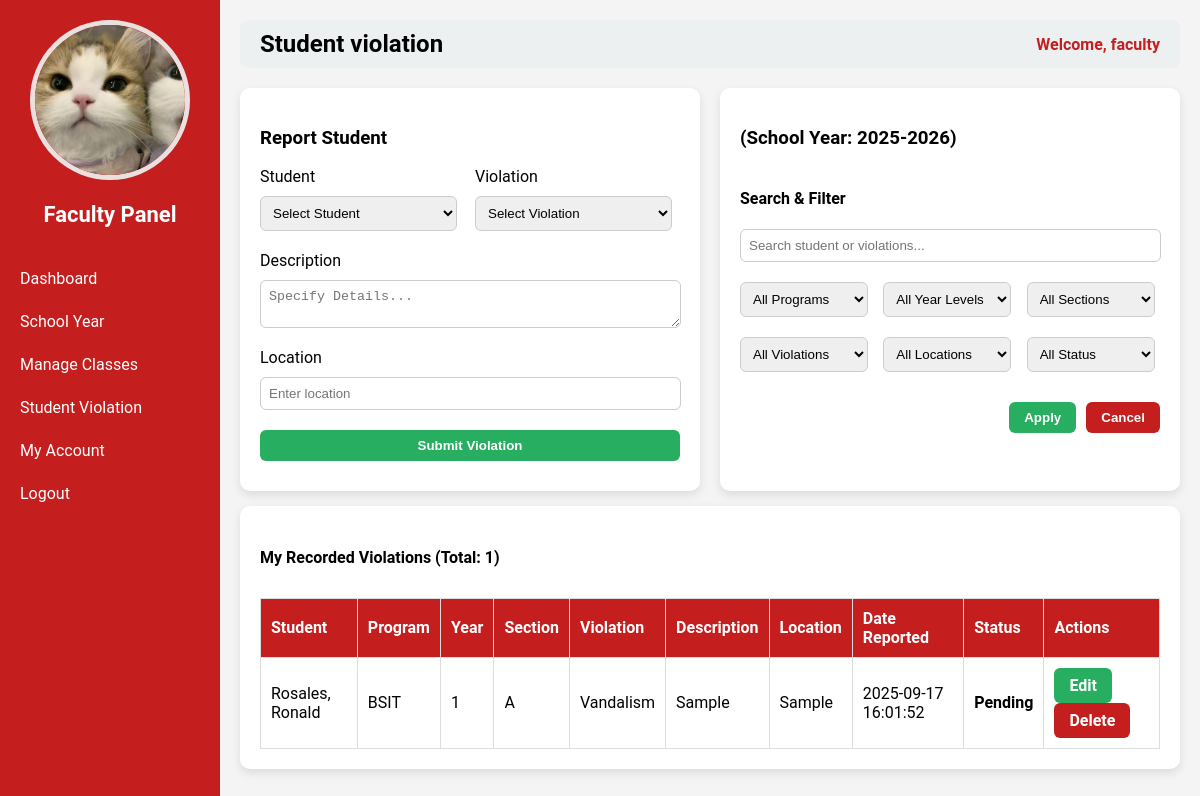
/faculty.php?page=student_violation (signed in), run on an earlier commit of the app's database.
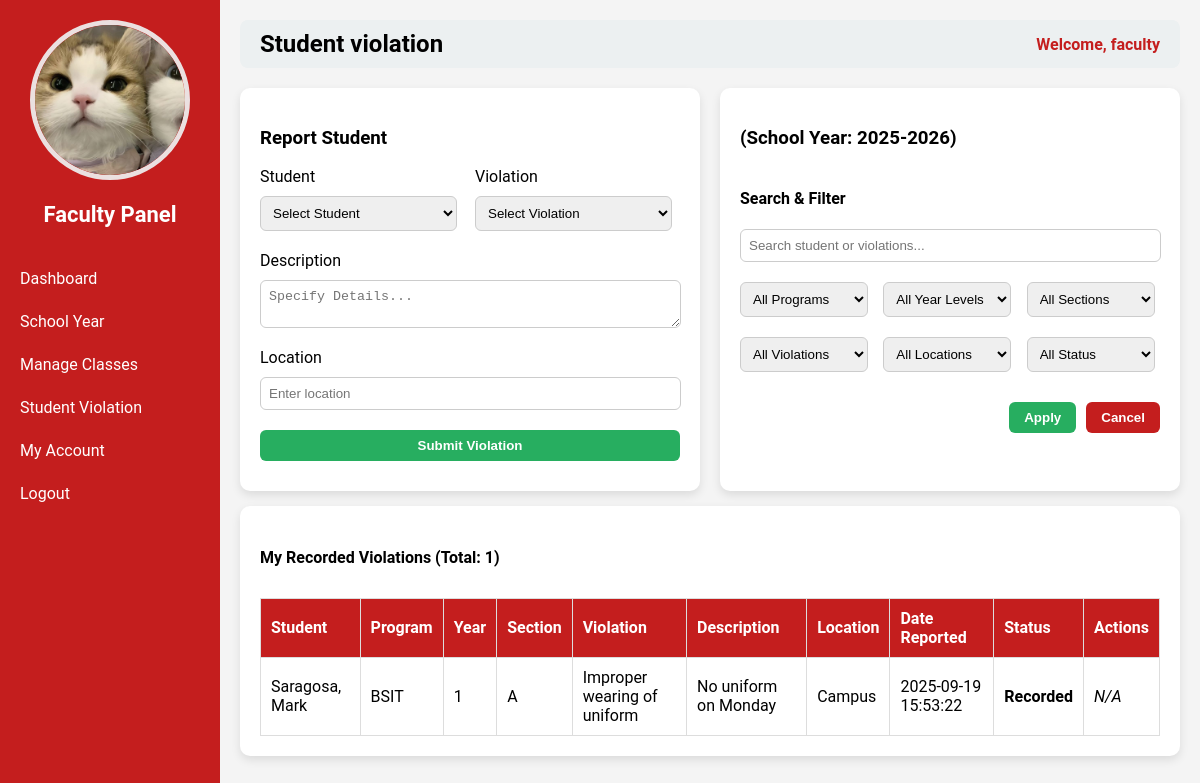
And on a later commit of the database.
### tables this page shows
CREATE TABLE `student_violations` (
  `id` int(11) NOT NULL,
  `student_id` int(11) NOT NULL,
  `violation_id` int(11) NOT NULL,
  `description` text NOT NULL,
  `location` varchar(50) NOT NULL,
  `date_time` datetime NOT NULL DEFAULT current_timestamp(),
  `status` varchar(50) NOT NULL,
  `user_id` int(11) NOT NULL,
  `school_year_id` int(11) NOT NULL
);

CREATE TABLE `students` (
  `id` int(11) NOT NULL,
  `first_name` varchar(50) NOT NULL,
  `last_name` varchar(50) NOT NULL,
  `school_year_id` int(11) NOT NULL,
  `program_id` int(11) NOT NULL,
  `year_level_id` int(11) NOT NULL,
  `section_id` int(11) NOT NULL,
  `address` varchar(100) NOT NULL,
  `contact` varchar(20) NOT NULL,
  `img` varchar(255) NOT NULL,
  `user_id` int(11) NOT NULL
);

CREATE TABLE `programs` (
  `id` int(11) NOT NULL,
  `program_code` varchar(50) NOT NULL,
  `program_name` varchar(100) NOT NULL
);

CREATE TABLE `year_levels` (
  `id` int(11) NOT NULL,
  `year_level` varchar(50) NOT NULL,
  `year_code` varchar(50) NOT NULL
);

CREATE TABLE `sections` (
  `id` int(11) NOT NULL,
  `section_name` varchar(50) NOT NULL
);

CREATE TABLE `violations` (
  `id` int(11) NOT NULL,
  `violation` varchar(100) NOT NULL
);

### faculty_pages/student_violation.php (the view, shortened to what the changed rows need)
<?php
require __DIR__ . '/../db_connect.php';
$user_id = $_SESSION['user_id'];
$current_sy = $pdo->query("SELECT * FROM school_years WHERE is_current=1 LIMIT 1")->fetch(PDO::FETCH_ASSOC);
$current_sy_id = $current_sy['id'];
$stmt = $pdo->prepare("
    SELECT sv.id, s.first_name, s.last_name,
           p.program_code,
           yl.year_code AS year_level,
           sec.section_name,
           v.violation, sv.description, sv.location, sv.date_time, sv.status
    FROM student_violations sv
    JOIN students s ON sv.student_id = s.id
    JOIN programs p ON s.program_id = p.id
    JOIN year_levels yl ON s.year_level_id = yl.id
    JOIN sections sec ON s.section_id = sec.id
    JOIN violations v ON sv.violation_id = v.id
    WHERE sv.user_id = ? AND sv.school_year_id = ?
    ORDER BY sv.date_time DESC
");
$stmt->execute([$user_id, $current_sy_id]);
$studentViolations = $stmt->fetchAll(PDO::FETCH_ASSOC);
$totalViolations = count($studentViolations);
?>
<div class="container">
    <table class="styled-table" id="violationTable">
    <thead>
        <tr>
            <th>Student</th>
            <th>Program</th>
            <th>Year</th>
            <th>Section</th>
            <th>Violation</th>
            <th>Description</th>
            <th>Location</th>
            <th>Date Reported</th>
            <th>Status</th>
            <th>Actions</th>
        </tr>
    </thead>
    <tbody>
        <?php if ($totalViolations > 0): ?>
            <?php foreach ($studentViolations as $v): ?>
                <tr>
                    <td><?= htmlspecialchars($v['last_name'] . ", " . $v['first_name']); ?></td>
                    <td><?= htmlspecialchars($v['program_code']); ?></td>
                    <td><?= htmlspecialchars($v['year_level']); ?></td>
                    <td><?= htmlspecialchars($v['section_name']); ?></td>
                    <td><?= htmlspecialchars($v['violation']); ?></td>
                    <td><?= htmlspecialchars($v['description']); ?></td>
                    <td><?= htmlspecialchars($v['location']); ?></td>
                    <td><?= htmlspecialchars($v['date_time']); ?></td>
                    <td><strong><?= htmlspecialchars($v['status']); ?></strong></td>
                    <td>
                        <?php if ($v['status'] === 'Pending'): ?>
                            <a href="faculty.php?page=student_violation&edit_id=<?= $v['id'] ?>" class="btn btn-sm btn-primary">Edit</a>
                            <a href="faculty.php?page=student_violation&delete_id=<?= $v['id'] ?>"
                               onclick="return confirm('Are you sure you want to delete this violation?');"
                               class="btn btn-sm btn-secondary">Delete</a>
                        <?php else: ?>
                            <em>N/A</em>
                        <?php endif; ?>
                    </td>
                </tr>
            <?php endforeach; ?>
        <?php else: ?>
            <tr><td colspan="10" style="text-align:center;">No violations recorded yet.</td></tr>
        <?php endif; ?>
    </tbody>
</table>
</div>

What changed in the data, as far as the page shows it:
removed student_violations: student.first_name "Rosales, Ronald", programs.program_code "BSIT", year_levels.year_code "1", sections.section_name "A", violation.violation "Vandalism", description "Sample", location "Sample", date_time "2025-09-17 16:01:52", status "Pending"
added student_violations: student.first_name "Saragosa, Mark", programs.program_code "BSIT", year_levels.year_code "1", sections.section_name "A", violation.violation "Improper wearing of uniform", description "No uniform on Monday", location "Campus", date_time "2025-09-19 15:53:22", status "Recorded", shows "N/A"
